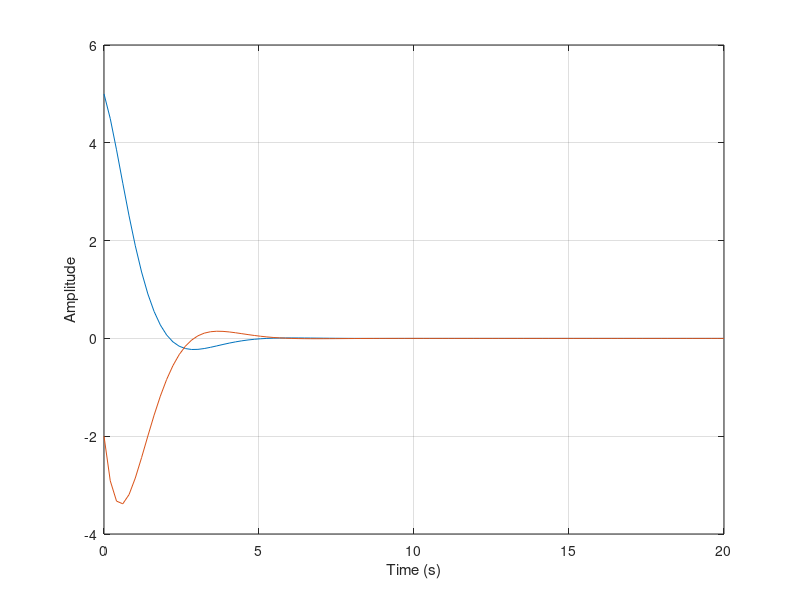

Recreate this plot in MATLAB.
function ej9_backstepping()
to=0; % start time
tf=20; % end time
t=linspace(to,tf,100);
xo(1)=5; % initial condition
xo(2)=-2;
[t,x] = ode45(@(t,x)nonlinear(t,x),t,xo);
plot(t,x)
xlabel('Time (s)')
ylabel('Amplitude')
grid
function [xdot] = nonlinear(t,x)
% nonlinear model to integrate with ODE45
% parameters
%aU=0+2*rand; % -1<a<8 Uncertainties in parameter
a=2*rand;
k=1;
% backstepping control
u=-x(2)-x(1)-k*(x(1)+x(2))-a*x(2)*abs(x(2));
xdot=[x(2); % system with uncertainty aU
a*x(2)*abs(x(2))+u];
endfunction
endfunction